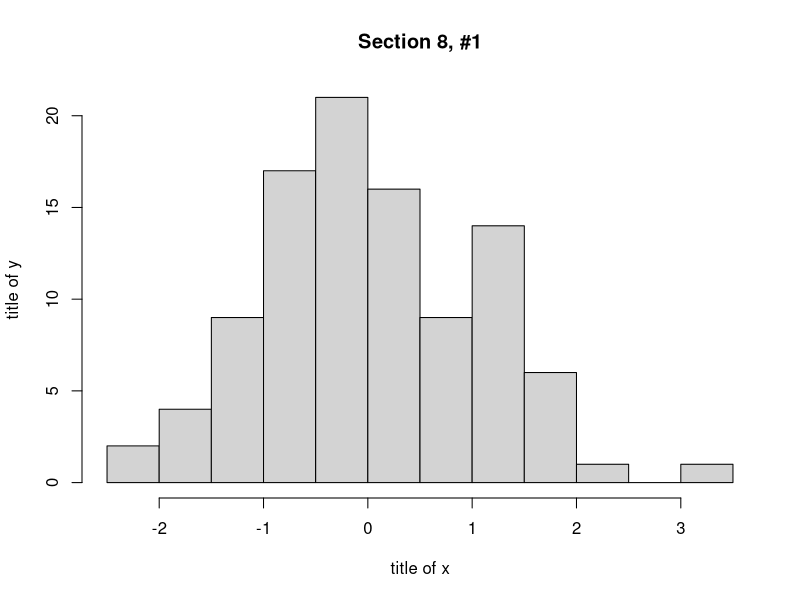
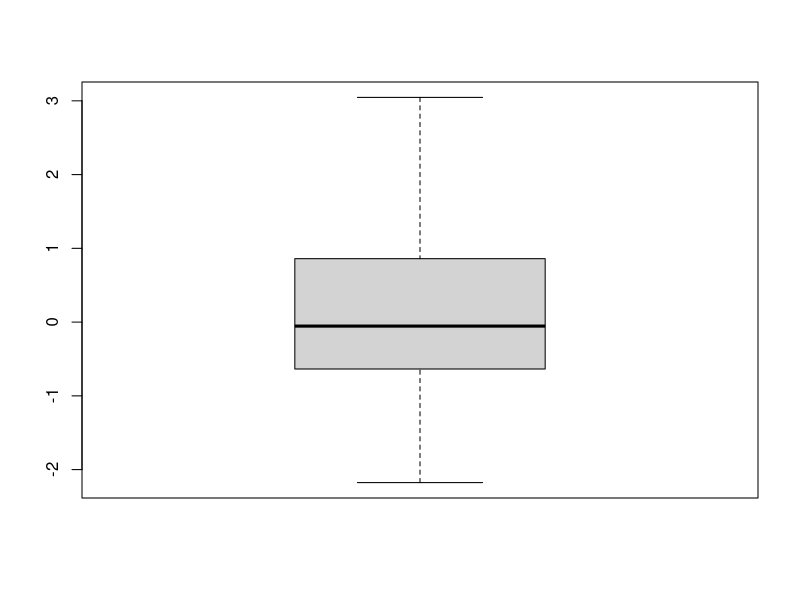
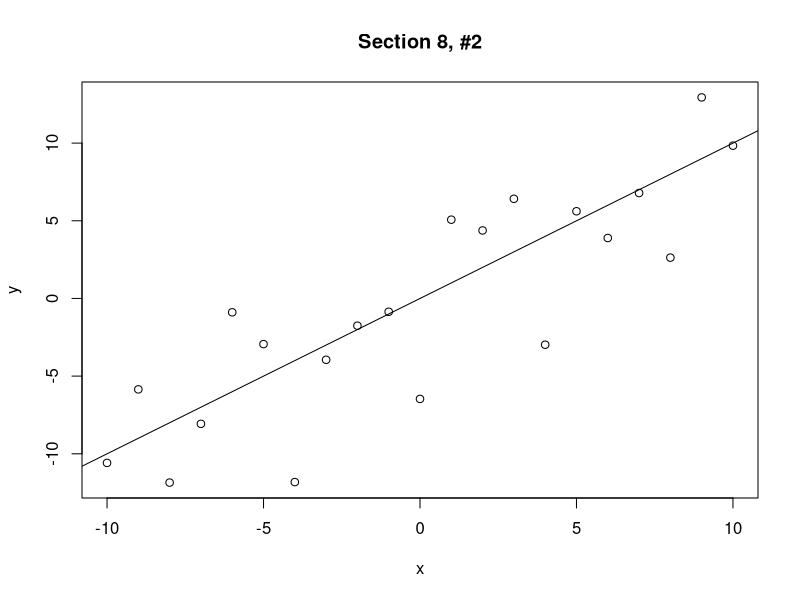
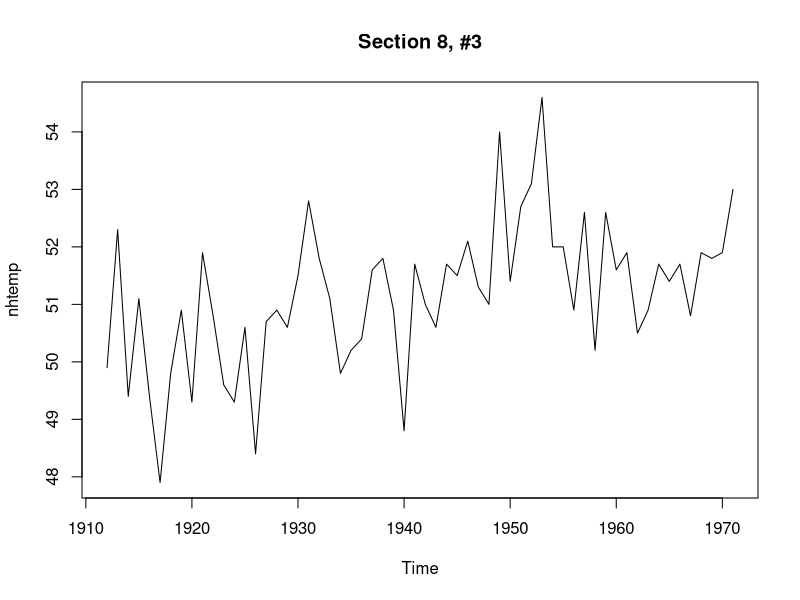
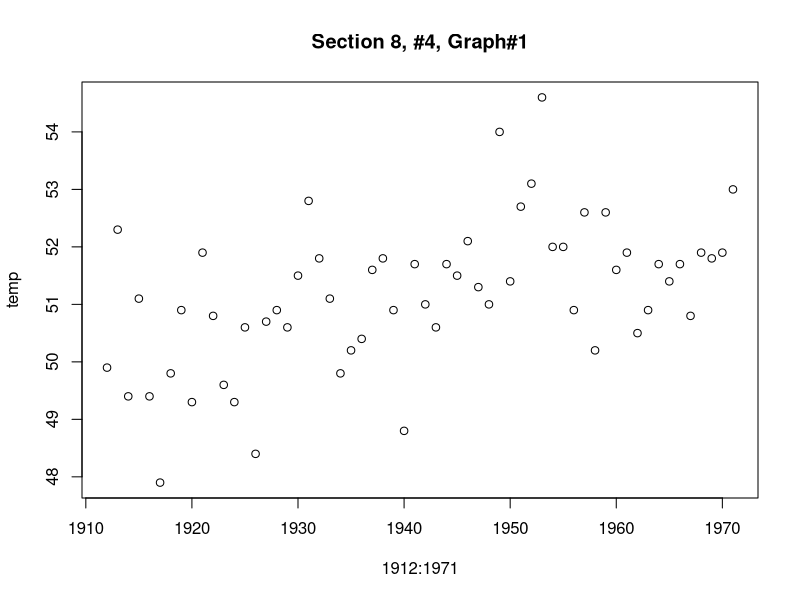
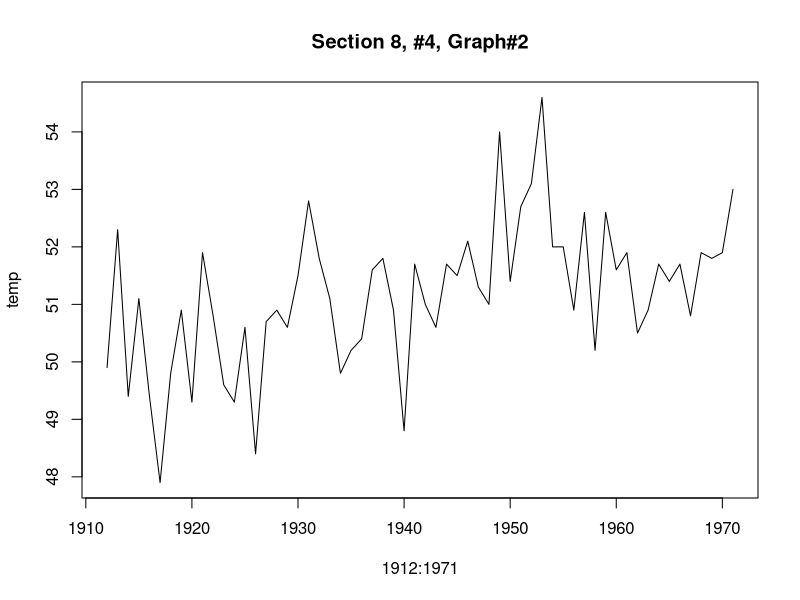
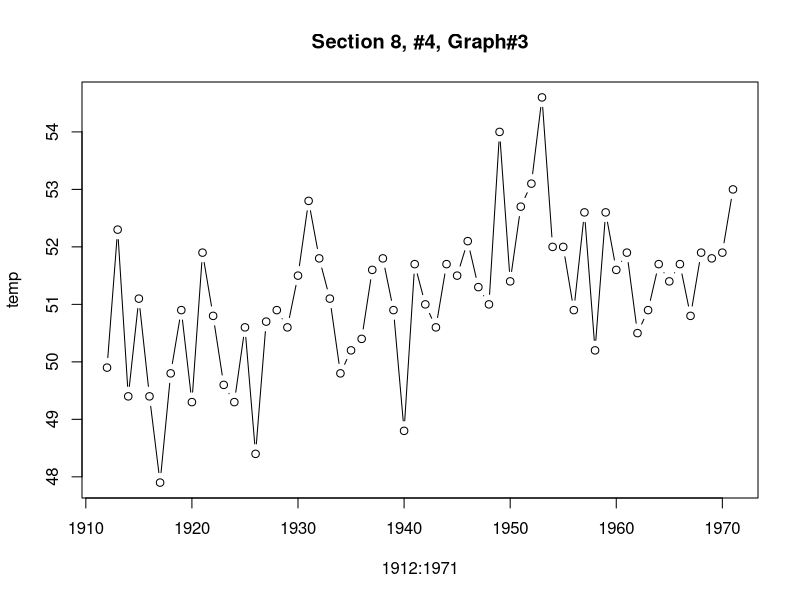
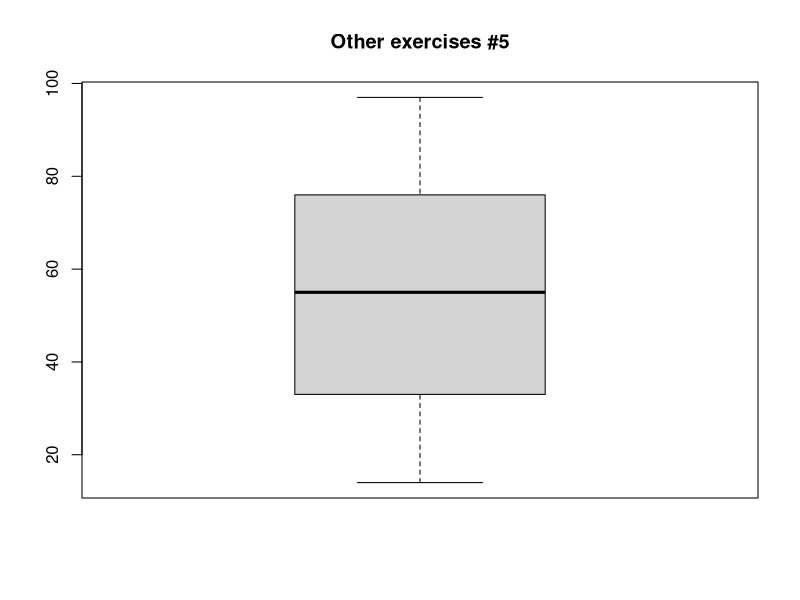

These charts were generated, in order, by the following R code:
##Section 2, #1 ----------------------------------------------------

x<-c(4,2,6)
y<-c(1,0,-1)

length(x)

sum(x)

sum(x^2)

x+y

x*y

x-2

x^2


##Section 2, #2 ----------------------------------------------------
7:11

seq(2,9)

seq(4,10,by=2)

seq(3,30,length=10)

seq(6,-4,by=-2)


##Section 2, #3 ----------------------------------------------------
rep(2,4)

rep(c(1,2),4)

rep(c(1,2),c(4,4))

rep(1:4,4)

rep(1:4,rep(3,4))


##Section 2, #4 ----------------------------------------------------
rep(6,6)

rep(c(5,8), 3)

rep(c(5,8), rep(4,2))


##Section 3, #1 ----------------------------------------------------
x<- c(5,9,2,3,4,6,7,0,8,12,2,9)

x[2]

x[2:4]

x[c(2,3,6)]

x[c(1:5,10:12)]

x[-(10:12)]


##Section 3, #2 ----------------------------------------------------
y<-c(33,44,29,16,25,45,33,19,54,22,21,49,11,24,56)

summaryMatrix<-matrix(y, nr=3)
#summary of each day
apply(summaryMatrix, 2, sum)

summaryMatrix<-matrix(y, nr=5, by=T)
#summary of each shop
apply(summaryMatrix, 2, sum)


##Section 5, #1 ----------------------------------------------------
attach(quakes)
summary(quakes[,3:4])


##Section 5, #2 ----------------------------------------------------
attach(mtcars)
#the mean weight
mean(wt)
#the mean of fuel consumption
mean(mpg)


##Section 8, #1 ----------------------------------------------------
x<-rnorm(100)
hist(x, main="Section 8, #1", xlab="title of x", ylab="title of y", breaks=9)
boxplot(x)


##Section 8, #2 ----------------------------------------------------
x<- (-10):10
n<-length(x)
y<-rnorm(n,x,4)
plot(x,y, main="Section 8, #2")
abline(0,1)


##Section 8, #3 ----------------------------------------------------
data(nhtemp)
plot(nhtemp, main="Section 8, #3")


##Section 8, #4 ----------------------------------------------------
temp<-as.vector(nhtemp)
plot(1912:1971,temp, main="Section 8, #4, Graph#1")
plot(1912:1971,temp,type="l", main="Section 8, #4, Graph#2")
plot(1912:1971,temp,type="b", main="Section 8, #4, Graph#3")


##Other exercises

##5. Consider the following data set...
x<-c(97, 82, 85, 61, 14, 22, 51, 16, 55, 44, 70)
summary(x)
## About the different method to Q1 and Q3: the median is included as the part of "half" 
## while calcualting the Q1 and Q3
boxplot(x, main="Other exercises #5")
## IRQ equlas Q3-Q1=43;
## nothing is more than (Q3+1.3*IRQ)
## nothing is less than (Q1-1.3*IRQ)
## so there is no outliner



##6. Textbook Exercise 1.128
x<-c(97, 82, 85, 61, 14, 22, 51, 16, 55, 44, 70)
summary(x)
## About the different method to Q1 and Q3: the median is included as the part of "half" 
## while calcualting the Q1 and Q3
boxplot(x, main="Other exercises #5")
## IRQ equlas Q3-Q1=43;
## nothing is more than (Q3+1.3*IRQ)
## nothing is less than (Q1-1.3*IRQ)
## so there is no outliner
